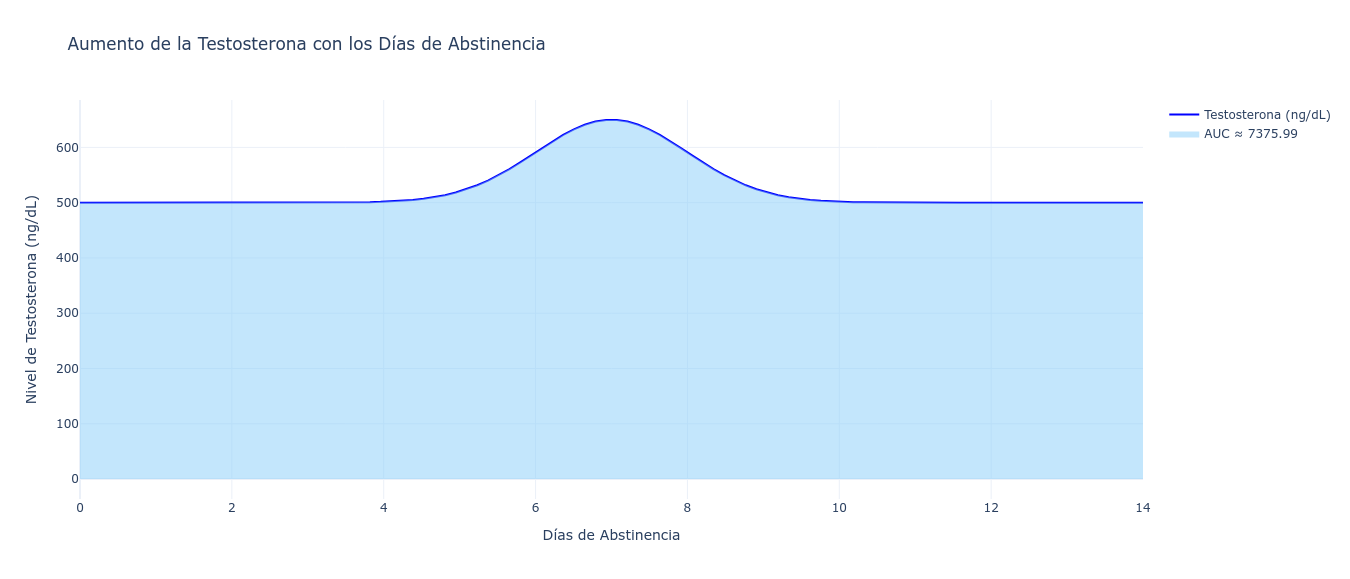

Write the Python code that produced this figure.
import numpy as np
import plotly.graph_objects as go
from scipy.integrate import simpson

# Días de abstinencia (0 a 14 días)
dias = np.linspace(0, 14, 100)

# Modelo hipotético de testosterona (ng/dL)
testosterona = 500 + 150 * np.exp(-0.5 * (dias - 7)**2)

# Área bajo la curva
auc = simpson(testosterona, dias)

# Crear la figura
fig = go.Figure()

# Curva de testosterona
fig.add_trace(go.Scatter(
    x=dias,
    y=testosterona,
    mode='lines',
    name='Testosterona (ng/dL)',
    line=dict(color='blue')
))

# Área bajo la curva
fig.add_trace(go.Scatter(
    x=np.concatenate([dias, dias[::-1]]),
    y=np.concatenate([testosterona, np.zeros_like(testosterona)]),
    fill='toself',
    fillcolor='rgba(135, 206, 250, 0.5)',
    line=dict(color='rgba(255,255,255,0)'),
    hoverinfo='skip',
    name=f'AUC ≈ {auc:.2f}'
))

# Configuración del gráfico
fig.update_layout(
    title='Aumento de la Testosterona con los Días de Abstinencia',
    xaxis_title='Días de Abstinencia',
    yaxis_title='Nivel de Testosterona (ng/dL)',
    template='plotly_white'
)

fig.show()
